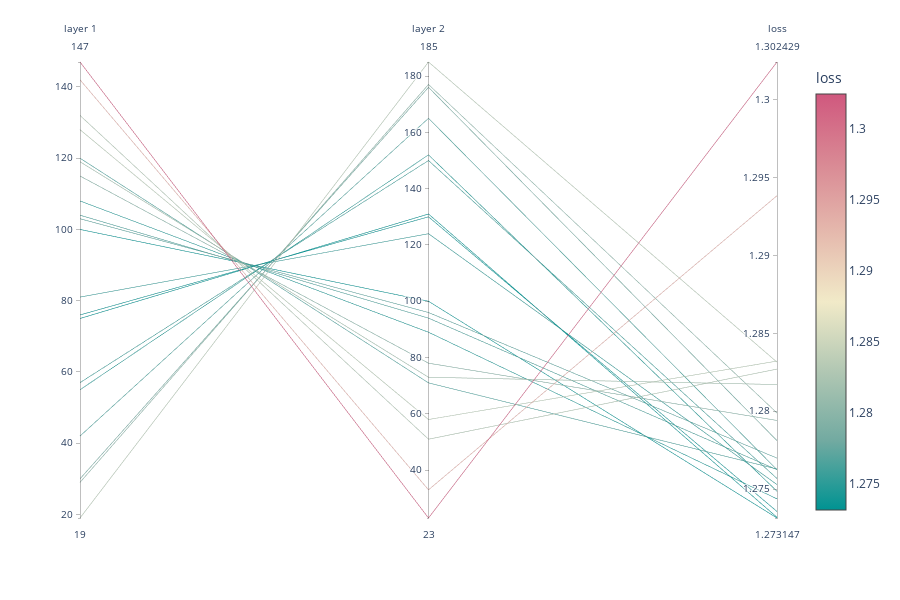

Notebook code cell kept with this figure:
### Code cell
%matplotlib inline

import pandas as pd
import plotly.express as px
from matplotlib import pyplot as plt


df = pd.read_csv(
    '/home/anton/h-elmo/expres/correlation/batch/nn_const/2/num_nodes_and_loss.csv',
)
fig = px.parallel_coordinates(df, color='loss', color_continuous_scale=px.colors.diverging.Tealrose,)
fig.show()

### Figure 1 — Plotly figure (JSON) as saved in the notebook; plotly's stock layout.template omitted (floating-point values rounded to 4 significant figures)
{"data": [{"dimensions": [{"label": "layer 1", "values": [19, 29, 30, 42, 55, 57, 75, 76, 81, 100, 103, 104, 108, 115, 119, 120, 128, 132, 142, 147]}, {"label": "layer 2", "values": [185, 177, 176, 165, 152, 150, 131, 130, 124, 100, 96, 94, 89, 78, 73, 71, 58, 51, 33, 23]}, {"label": "loss", "values": [1.283, 1.28, 1.278, 1.276, 1.275, 1.276, 1.273, 1.274, 1.275, 1.273, 1.277, 1.276, 1.274, 1.279, 1.282, 1.276, 1.283, 1.283, 1.294, 1.302]}], "domain": {"x": [0, 0.98], "y": [0, 1]}, "line": {"color": [1.283, 1.28, 1.278, 1.276, 1.275, 1.276, 1.273, 1.274, 1.275, 1.273, 1.277, 1.276, 1.274, 1.279, 1.282, 1.276, 1.283, 1.283, 1.294, 1.302], "coloraxis": "coloraxis"}, "name": "", "type": "parcoords"}], "layout": {"coloraxis": {"colorbar": {"title": {"text": "loss"}}, "colorscale": [[0, "rgb(0, 147, 146)"], [0.1667, "rgb(114, 170, 161)"], [0.3333, "rgb(177, 199, 179)"], [0.5, "rgb(241, 234, 200)"], [0.6667, "rgb(229, 185, 173)"], [0.8333, "rgb(217, 137, 148)"], [1, "rgb(208, 88, 126)"]]}, "height": 600, "legend": {"tracegroupgap": 0}, "margin": {"t": 60}}}
